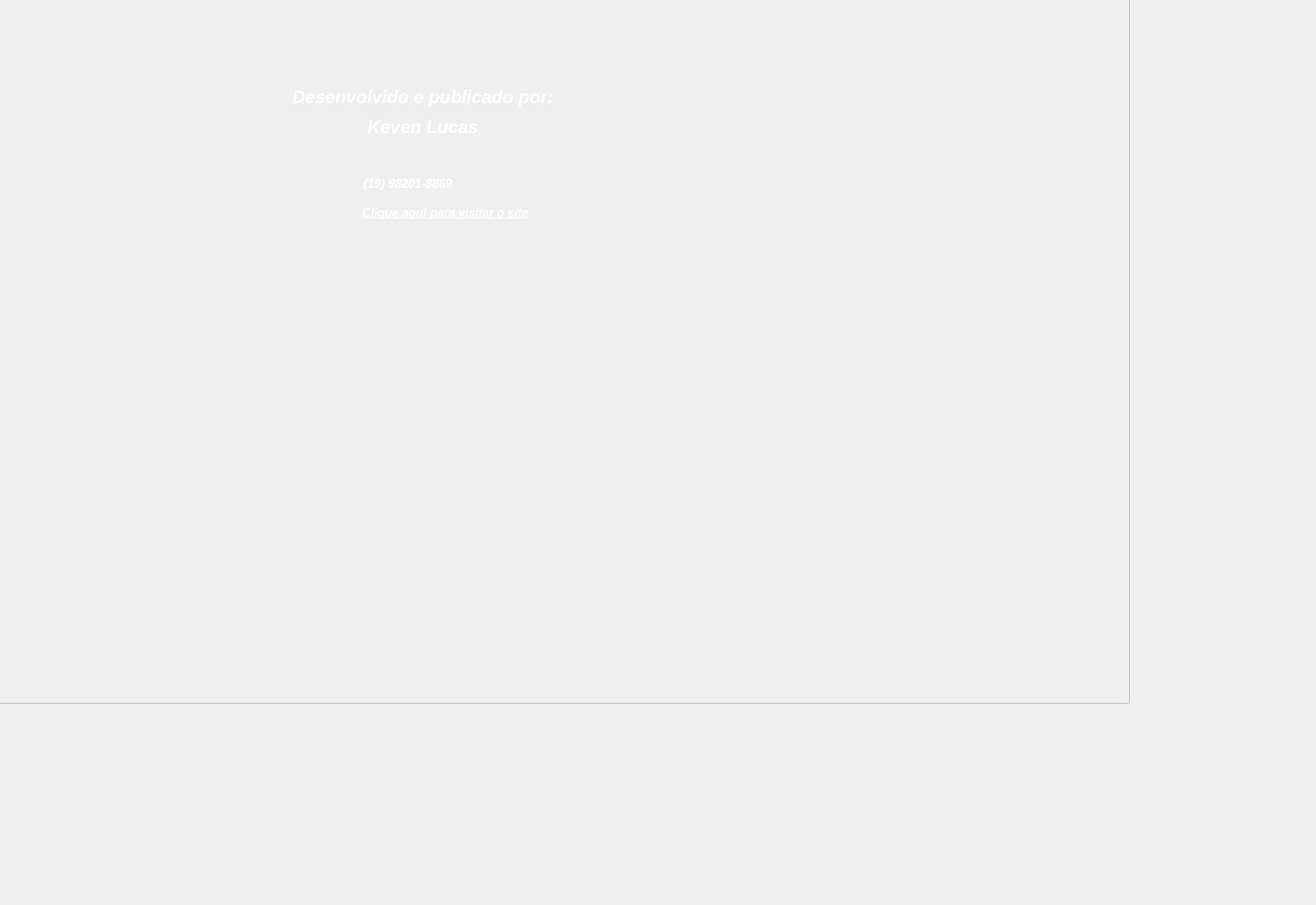
      <widget class="QWidget" name="pg_contato">
       <property name="sizePolicy">
        <sizepolicy hsizetype="Expanding" vsizetype="Expanding">
         <horstretch>0</horstretch>
         <verstretch>0</verstretch>
        </sizepolicy>
       </property>
       <widget class="QFrame" name="frame_4">
        <property name="geometry">
         <rect>
          <x>-240</x>
          <y>-260</y>
          <width>1751</width>
          <height>1201</height>
         </rect>
        </property>
        <property name="sizePolicy">
         <sizepolicy hsizetype="Expanding" vsizetype="Expanding">
          <horstretch>0</horstretch>
          <verstretch>0</verstretch>
         </sizepolicy>
        </property>
        <property name="frameShape">
         <enum>QFrame::StyledPanel</enum>
        </property>
        <property name="frameShadow">
         <enum>QFrame::Raised</enum>
        </property>
        <widget class="QLabel" name="label_2">
         <property name="geometry">
          <rect>
           <x>600</x>
           <y>360</y>
           <width>411</width>
           <height>101</height>
          </rect>
         </property>
         <property name="sizePolicy">
          <sizepolicy hsizetype="Expanding" vsizetype="Expanding">
           <horstretch>0</horstretch>
           <verstretch>0</verstretch>
          </sizepolicy>
         </property>
         <property name="styleSheet">
          <string notr="true">QLabel {
    color: white;
    text-align: center; /* Centraliza o texto horizontalmente */
    vertical-align: middle; /* Centraliza o texto verticalmente */

}

</string>
         </property>
         <property name="text">
          <string>&lt;html&gt;&lt;head/&gt;&lt;body&gt;&lt;p align=&quot;center&quot;&gt;&lt;span style=&quot; font-size:18pt; font-weight:600; font-style:italic;&quot;&gt;Desenvolvido e publicado por:&lt;/span&gt;&lt;/p&gt;&lt;p align=&quot;center&quot;&gt;&lt;span style=&quot; font-size:18pt; font-weight:600; font-style:italic;&quot;&gt;Keven Lucas&lt;/span&gt;&lt;/p&gt;&lt;/body&gt;&lt;/html&gt;</string>
         </property>
        </widget>
        <widget class="QLabel" name="label_3">
         <property name="geometry">
          <rect>
           <x>660</x>
           <y>480</y>
           <width>41</width>
           <height>31</height>
          </rect>
         </property>
         <property name="sizePolicy">
          <sizepolicy hsizetype="Expanding" vsizetype="Expanding">
           <horstretch>0</horstretch>
           <verstretch>0</verstretch>
          </sizepolicy>
         </property>
         <property name="text">
          <string/>
         </property>
         <property name="pixmap">
          <pixmap>Projeto ERP/Projeto ERP/Downloads/Whatsapp_37229.png</pixmap>
         </property>
         <property name="scaledContents">
          <bool>true</bool>
         </property>
        </widget>
        <widget class="QLabel" name="label_4">
         <property name="geometry">
          <rect>
           <x>710</x>
           <y>490</y>
           <width>151</width>
           <height>31</height>
          </rect>
         </property>
         <property name="sizePolicy">
          <sizepolicy hsizetype="Expanding" vsizetype="Expanding">
           <horstretch>0</horstretch>
           <verstretch>0</verstretch>
          </sizepolicy>
         </property>
         <property name="styleSheet">
          <string notr="true">QLabel {
    color: white;
    text-align: center; /* Centraliza o texto horizontalmente */
    vertical-align: middle; /* Centraliza o texto verticalmente */

}

</string>
         </property>
         <property name="text">
          <string>&lt;html&gt;&lt;head/&gt;&lt;body&gt;&lt;p align=&quot;center&quot;&gt;&lt;span style=&quot; font-size:12pt; font-weight:600; font-style:italic;&quot;&gt;(19) 98201-8869&lt;/span&gt;&lt;/p&gt;&lt;/body&gt;&lt;/html&gt;</string>
         </property>
        </widget>
        <widget class="QLabel" name="label_5">
         <property name="geometry">
          <rect>
           <x>660</x>
           <y>530</y>
           <width>41</width>
           <height>31</height>
          </rect>
         </property>
         <property name="sizePolicy">
          <sizepolicy hsizetype="Expanding" vsizetype="Expanding">
           <horstretch>0</horstretch>
           <verstretch>0</verstretch>
          </sizepolicy>
         </property>
         <property name="text">
          <string/>
         </property>
         <property name="pixmap">
          <pixmap>Projeto ERP/Projeto ERP/Downloads/linkedin_icon-icons.com_65929.png</pixmap>
         </property>
         <property name="scaledContents">
          <bool>true</bool>
         </property>
        </widget>
        <widget class="QLabel" name="label_6">
         <property name="geometry">
          <rect>
           <x>710</x>
           <y>535</y>
           <width>251</width>
           <height>20</height>
          </rect>
         </property>
         <property name="sizePolicy">
          <sizepolicy hsizetype="Expanding" vsizetype="Expanding">
           <horstretch>0</horstretch>
           <verstretch>0</verstretch>
          </sizepolicy>
         </property>
         <property name="layoutDirection">
          <enum>Qt::LeftToRight</enum>
         </property>
         <property name="styleSheet">
          <string notr="true">QLabel {
    color: white;
    text-align: center; /* Centraliza o texto horizontalmente */
    vertical-align: middle; /* Centraliza o texto verticalmente */

}

</string>
         </property>
         <property name="text">
          <string>&lt;html&gt;&lt;head/&gt;&lt;body&gt;&lt;p align=&quot;center&quot;&gt;&lt;span style=&quot; font-size:12pt; font-weight:600; font-style:italic; text-decoration: underline;&quot;&gt;Clique aqui para visitar o site&lt;/span&gt;&lt;/p&gt;&lt;/body&gt;&lt;/html&gt;</string>
         </property>
        </widget>
       </widget>
      </widget>
